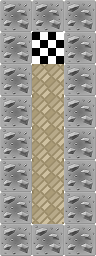

This game map was drawn from its Tiled (.tmx) file and the tilesets committed beside it. A one-line description and the full map source follow:
An orthogonal 3x8 tile map with 32x32 px tiles, 1 tile layer (Kachelebene 1), 3 tilesets.

<map version="1.0" tiledversion="2018.07.13" orientation="orthogonal" renderorder="right-down" width="3" height="8" tilewidth="32" tileheight="32" infinite="0" nextlayerid="3" nextobjectid="1">
 <tileset firstgid="1" name="wall_1" tilewidth="32" tileheight="32" tilecount="1" columns="1">
  <properties>
   <property name="Wand" value="" />
  </properties>
  <image source="textures/wall_1.png" width="32" height="32" />
 </tileset>
 <tileset firstgid="2" name="floor_city" tilewidth="32" tileheight="32" tilecount="1" columns="1">
  <image source="textures/floor_city.png" width="32" height="32" />
 </tileset>
 <tileset firstgid="3" name="finish_flag" tilewidth="32" tileheight="32" tilecount="1" columns="1">
  <image source="textures/finish_flag.png" width="32" height="32" />
  <tile id="0">
   <properties>
    <property name="Ziel" value="" />
   </properties>
  </tile>
 </tileset>
 <layer id="2" name="Kachelebene 1" width="3" height="8">
  <data encoding="csv">
1,1,1,
1,3,1,
1,2,1,
1,2,1,
1,2,1,
1,2,1,
1,2,1,
1,1,1
</data>
 </layer>
</map>
